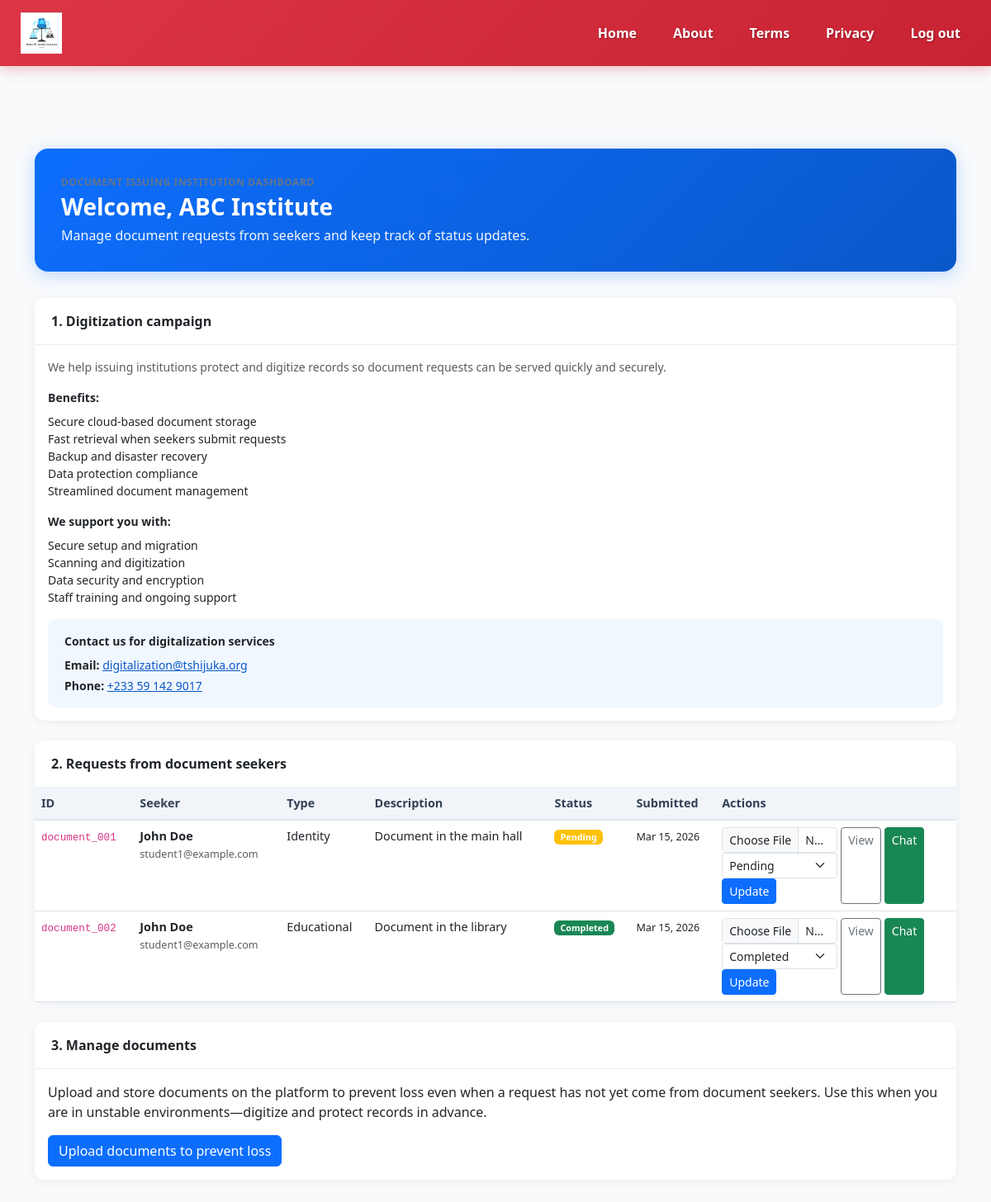
The app's page /views/institutionpanel.php (signed in) with its own data.
### tables this page shows
CREATE TABLE `Subscribe` (
    `subscribeID` INT AUTO_INCREMENT PRIMARY KEY,
    `userID` INT NOT NULL,
    `roleType` ENUM('Document Issuer', 'Admissions Office') NOT NULL DEFAULT 'Document Issuer',
    `documentIssuerName` VARCHAR(255) DEFAULT NULL,
    `documentIssuerContact` VARCHAR(50) DEFAULT NULL,
    `documentIssuerEmail` VARCHAR(255) DEFAULT NULL,
    `name` VARCHAR(255) DEFAULT NULL,
    `createdAt` TIMESTAMP DEFAULT CURRENT_TIMESTAMP,
    FOREIGN KEY (`userID`) REFERENCES `User`(`userID`) ON DELETE CASCADE,
    KEY `idx_subscribe_user` (`userID`),
    KEY `idx_subscribe_role` (`roleType`)
);

CREATE TABLE `Document` (
    `documentID` VARCHAR(50) PRIMARY KEY,
    `userID` INT DEFAULT NULL,
    `documentIssuerID` INT DEFAULT NULL,
    `documentTypeID` INT DEFAULT NULL,
    `statusID` INT DEFAULT NULL,
    `description` TEXT NOT NULL,
    `location` VARCHAR(255) DEFAULT NULL,
    `imagePath` VARCHAR(255) DEFAULT NULL,
    `imageData` LONGBLOB DEFAULT NULL COMMENT 'Image/file binary stored in DB for reliable viewing',
    `imageMime` VARCHAR(50) DEFAULT NULL COMMENT 'MIME type e.g. image/jpeg, application/pdf',
    `submissionDate` TIMESTAMP DEFAULT CURRENT_TIMESTAMP,
    `completionDate` DATE DEFAULT NULL,
    `payment_confirmed_at` TIMESTAMP NULL DEFAULT NULL COMMENT 'Set when admin confirms agent paid institution (cross-border); institution can then send document',
    FOREIGN KEY (`userID`) REFERENCES `User`(`userID`) ON DELETE SET NULL,
    FOREIGN KEY (`documentIssuerID`) REFERENCES `User`(`userID`) ON DELETE SET NULL,
    FOREIGN KEY (`documentTypeID`) REFERENCES `DocumentType`(`documentTypeID`),
    FOREIGN KEY (`statusID`) REFERENCES `Status`(`statusID`),
    KEY `idx_doc_user` (`userID`),
    KEY `idx_doc_issuer` (`documentIssuerID`)
);

CREATE TABLE `User` (
    `userID` INT PRIMARY KEY AUTO_INCREMENT,
    `userName` VARCHAR(255) NOT NULL,
    `userContact` VARCHAR(50) DEFAULT NULL,
    `userEmail` VARCHAR(255) NOT NULL,
    `userPassword` VARCHAR(255) NOT NULL,
    `userRole` ENUM('Document Seeker', 'Document Issuer', 'Admin', 'Admissions Office') NOT NULL,
    UNIQUE KEY `uq_userEmail` (`userEmail`)
);

CREATE TABLE `DocumentType` (
    `documentTypeID` INT PRIMARY KEY AUTO_INCREMENT,
    `typeName` VARCHAR(255) NOT NULL
);

CREATE TABLE `Status` (
    `statusID` INT PRIMARY KEY AUTO_INCREMENT,
    `statusName` VARCHAR(50) NOT NULL
);

### config/lang.php (called while the page is built, shortened)
<?php
$accept = $_SERVER['HTTP_ACCEPT_LANGUAGE'] ?? '';
$lang = 'en';
foreach (array_map('trim', explode(',', $accept)) as $part) {
    $code = strtolower(substr(explode(';', $part)[0], 0, 2));
    if ($code === 'fr' || $code === 'en') {
        $lang = $code;
        break;
    }
}
$L = isset($strings[$lang]) ? $strings[$lang] : $strings['en'];

### views/institutionpanel.php (the view, shortened to what this page needs)
<?php
include __DIR__ . '/../controllers/Functions_users_documents.php';
$documentIssuerID = $_SESSION['user_id'];
$stmt = $conn->prepare("SELECT * FROM Subscribe WHERE userID = ?");
$stmt->bind_param("i", $documentIssuerID);
$stmt->execute();
$issuer = $stmt->get_result()->fetch_assoc();
$documents = null;
$stmt = @$conn->prepare("
    SELECT r.documentID, u.userID AS personID, u.userName AS personName, u.userEmail AS personEmail,
           dt.typeName AS documentType, r.description, r.location, r.submissionDate,
           s.statusName, r.statusID, r.imagePath, r.payment_confirmed_at
    FROM Document r
    JOIN User u ON r.userID = u.userID
    JOIN DocumentType dt ON r.documentTypeID = dt.documentTypeID
    JOIN Status s ON r.statusID = s.statusID
    WHERE r.documentIssuerID = ?
    ORDER BY (r.payment_confirmed_at IS NOT NULL) DESC, r.submissionDate DESC
");
if ($stmt) {
    $stmt->bind_param("i", $documentIssuerID);
    $stmt->execute();
    $documents = $stmt->get_result();
}
?>
<!DOCTYPE html>
<html lang="en">
<head>
    <link rel="stylesheet" href="https://cdn.jsdelivr.net/npm/bootstrap@5.3.0/dist/css/bootstrap.min.css">
    <link rel="stylesheet" href="<?php echo $baseUrl ?? ''; ?>assets/nav.css">
</head>
<body>
<?php $showLogout = true; include 'nav.php'; ?>
<div class="container py-4">
    <div class="issuer-header">
        <p class="section-label mb-1">Document Issuing Institution Dashboard</p>
        <h1>Welcome, <?= htmlspecialchars($issuer['documentIssuerName']) ?></h1>
        <p class="subtitle mb-0">Manage document requests from seekers and keep track of status updates.</p>
    </div>
    <div class="card card-issuer mb-4">
        <div class="card-header">1. Digitization campaign</div>
        <div class="card-body">
            <p class="small text-muted mb-3">We help issuing institutions protect and digitize records so document requests can be served quickly and securely.</p>
            <p class="small fw-semibold mb-2">Benefits:</p>
            <ul class="list-unstyled small mb-3">
                <li>Secure cloud-based document storage</li>
                <li>Fast retrieval when seekers submit requests</li>
                <li>Backup and disaster recovery</li>
                <li>Data protection compliance</li>
                <li>Streamlined document management</li>
            </ul>
            <p class="small fw-semibold mb-2">We support you with:</p>
            <ul class="list-unstyled small mb-3">
                <li>Secure setup and migration</li>
                <li>Scanning and digitization</li>
                <li>Data security and encryption</li>
                <li>Staff training and ongoing support</li>
            </ul>
            <div class="contact-box">
                <p class="small fw-semibold mb-2">Contact us for digitalization services</p>
                <p class="mb-1 small"><strong>Email:</strong> <a href="mailto:digitalization@tshijuka.org">digitalization@tshijuka.org</a></p>
                <p class="mb-0 small"><strong>Phone:</strong> <a href="tel:+233591429017">+233 59 142 9017</a></p>
            </div>
        </div>
    </div>
    <div class="card card-issuer mb-4">
        <div class="card-header">2. Requests from document seekers</div>
        <div class="card-body p-0">
                    <div class="table-responsive">
                        <table class="table table-issuer table-hover mb-0">
                            <thead>
                                <tr>
                                    <th>ID</th>
                                    <th>Seeker</th>
                                    <th>Type</th>
                                    <th>Description</th>
                                    <th>Status</th>
                                    <th>Submitted</th>
                                    <th>Actions</th>
                                </tr>
                            </thead>
                            <tbody>
                                <?php if ($documents->num_rows > 0): ?>
                                    <?php while ($row = $documents->fetch_assoc()): ?>
                                        <tr>
                                            <td data-label="ID"><code class="small"><?= htmlspecialchars($row['documentID']) ?></code></td>
                                            <td data-label="Seeker">
                                                <strong><?= htmlspecialchars($row['personName']) ?></strong>
                                                <br><small class="text-muted"><?= htmlspecialchars($row['personEmail']) ?></small>
                                            </td>
                                            <td data-label="Type"><?= htmlspecialchars($row['documentType']) ?></td>
                                            <td data-label="Description"><span title="<?= htmlspecialchars($row['description']) ?>"><?= htmlspecialchars(mb_strimwidth($row['description'], 0, 35, '…')) ?></span></td>
                                            <td data-label="Status">
                                                <?php
                                                $sid = (int)$row['statusID'];
                                                $cls = $sid === 3 ? 'success' : ($sid === 2 ? 'primary' : ($sid === 4 ? 'secondary' : 'warning'));
                                                ?><span class="badge bg-<?= $cls ?> badge-status"><?= htmlspecialchars($row['statusName']) ?></span>
                                            </td>
                                            <td data-label="Submitted"><small><?= date('M j, Y', strtotime($row['submissionDate'])) ?></small></td>
                                            <td data-label="Actions" class="issuer-actions-cell">
                                                <div class="d-flex flex-wrap gap-1 issuer-actions-wrap">
                                                    <form method="POST" enctype="multipart/form-data" class="d-inline">
                                                        <input type="file" name="documentFile" class="form-control form-control-sm" accept=".pdf,.jpg,.jpeg,.png,.gif,.webp,image/*,application/pdf" style="max-width:140px" title="Upload file">
                                                        <select name="newStatusID" class="form-select form-select-sm" style="min-width:110px">
                                                            <option value="1" <?= $row['statusID']==1?'selected':'' ?>>Pending</option>
                                                            <option value="3" <?= $row['statusID']==3?'selected':'' ?>>Completed</option>
                                                        </select>
                                                        <button type="submit" name="updateDocumentStatus" value="<?= htmlspecialchars($row['documentID']) ?>" class="btn btn-sm btn-primary">Update</button>
                                                    </form>
                                                    <?php if (!empty($row['imagePath'])): ?>
                                                        <a href="<?= htmlspecialchars($baseUrl ?? ''); ?>index.php?controller=Document&action=view_page&documentID=<?= urlencode($row['documentID']) ?>" target="_blank" class="btn btn-sm btn-outline-secondary">View</a>
                                                    <?php endif; ?>
                                                    <a href="index.php?controller=Chat&action=index&documentID=<?= urlencode($row['documentID']) ?>&personID=<?= urlencode($row['personID']) ?>" class="btn btn-sm btn-success">Chat</a>
                                                </div>
                                            </td>
                                        </tr>
                                    <?php endwhile; ?>
                                <?php else: ?>
                                    <tr>
                                        <td colspan="7" class="text-center py-5 text-muted">No document requests have been submitted to your institution yet.</td>
                                    </tr>
                                <?php endif; ?>
                            </tbody>
                        </table>
        </div>
        </div>
    </div>
    <div class="card card-issuer mb-4 border-primary">
        <div class="card-header">3. Manage documents</div>
        <div class="card-body">
            <p class="mb-3">Upload and store documents on the platform to prevent loss even when a request has not yet come from document seekers. Use this when you are in unstable environments—digitize and protect records in advance.</p>
            <a href="<?= htmlspecialchars($baseUrl ?? ''); ?>index.php?controller=Institution&action=upload_documents" class="btn btn-primary">Upload documents to prevent loss</a>
        </div>
    </div>
</div>
</body>
</html>

### views/nav.php (shortened to what this page needs)
<?php
if (!isset($L) || !is_array($L)) {
    require_once __DIR__ . '/../config/lang.php';
}
$L = $L ?? [];
$loggedIn = !empty($_SESSION['user_id']);
$showLogout = !empty($showLogout);
$navBase = isset($baseUrl) ? $baseUrl : ((strpos($_SERVER['SCRIPT_NAME'] ?? '', 'views/') !== false) ? '../' : '');
?>
<nav class="navbar">
    <img src="<?php echo $navBase ? $navBase . 'assets/logo.jpg' : 'assets/logo.jpg'; ?>" alt="Tshijuka RDP" class="logo">
    <ul class="nav-links">
        <li><a href="<?php echo $navBase ? $navBase . 'index.php' : 'index.php'; ?>"><?php echo htmlspecialchars($L['home'] ?? 'Home'); ?></a></li>
        <li><a href="<?php echo $navBase; ?>index.php?controller=Page&action=about"><?php echo htmlspecialchars($L['about'] ?? 'About'); ?></a></li>
        <li><a href="<?php echo $navBase; ?>index.php?controller=Page&action=terms"><?php echo htmlspecialchars($L['terms_short'] ?? 'Terms'); ?></a></li>
        <li><a href="<?php echo $navBase; ?>index.php?controller=Page&action=privacy"><?php echo htmlspecialchars($L['privacy_short'] ?? 'Privacy'); ?></a></li>
        <?php if ($loggedIn && $showLogout): ?>
            <li><a href="<?php echo $navBase; ?>index.php?controller=Auth&action=logout" class="nav-logout"><?php echo htmlspecialchars($L['logout'] ?? 'Log out'); ?></a></li>
        <?php endif; ?>
    </ul>
</nav>

### assets/nav.css (style rules this page uses)
.navbar { position: fixed; top: 0; left: 0; width: 100%; background: linear-gradient(135deg, #dc3545, #c82333); color: white; z-index: 1000; display: flex; justify-content: space-between; align-items: center; padding: 15px 25px; box-shadow: 0 4px 15px rgba(220, 53, 69, 0.3); backdrop-filter: blur(10px); }
.nav-logo img, .logo { max-height: 50px; height: 50px; width: auto; display: block; filter: brightness(1.1); transition: transform 0.3s ease; }
.nav-links { display: flex; gap: 20px; list-style: none; margin: 0; padding: 0; }
.nav-links li { list-style: none; }
.nav-links a { color: white; text-decoration: none; font-size: 16px; font-weight: 600; padding: 8px 12px; text-shadow: 1px 1px 2px rgba(0,0,0,0.3); transition: all 0.3s ease; }
body { margin-top: 80px; }

### views/institutionpanel.php (style rules this page uses)
:root { --issuer-primary: #0d6efd; --issuer-dark: #0a58ca; --issuer-bg: #f8fafc; }
body { background: var(--issuer-bg); padding-top: 76px; min-height: 100vh; }
.issuer-header { background: linear-gradient(135deg, var(--issuer-primary) 0%, var(--issuer-dark) 100%); color: #fff; border-radius: 16px; padding: 2rem; margin-bottom: 2rem; box-shadow: 0 4px 20px rgba(13, 110, 253, 0.25); }
.issuer-header h1 { font-size: 1.75rem; font-weight: 700; margin-bottom: 0.35rem; }
.issuer-header .subtitle { opacity: 0.95; font-size: 1rem; }
.card-issuer { border: none; border-radius: 12px; box-shadow: 0 2px 12px rgba(0,0,0,0.06); }
.card-issuer .card-header { background: #fff; border-bottom: 1px solid #eee; font-weight: 600; padding: 1rem 1.25rem; border-radius: 12px 12px 0 0; }
.contact-box { background: #f0f7ff; border-radius: 10px; padding: 1rem 1.25rem; }
.contact-box a { color: var(--issuer-dark); font-weight: 500; }
.table-issuer { font-size: 0.9rem; }
.table-issuer thead th { background: #f1f5f9; font-weight: 600; color: #334155; border-bottom: 2px solid #e2e8f0; }
.section-label { font-size: 0.75rem; text-transform: uppercase; letter-spacing: 0.05em; color: #64748b; font-weight: 600; margin-bottom: 0.5rem; }

### records on screen
subscribe: documentIssuerName "ABC Institute"
document: documentID "document_001", userID.userName "John Doe", userID.userEmail "student1@example.com", documentTypeID.typeName "Identity", description "Document in the main hall", statusID.statusName "Pending", submissionDate "Mar 15, 2026", newStatusID "Pending"
document: documentID "document_002", userID.userName "John Doe", userID.userEmail "student1@example.com", documentTypeID.typeName "Educational", description "Document in the library", statusID.statusName "Completed", submissionDate "Mar 15, 2026", newStatusID "Completed"

### other values on screen
$L['home'] "Home"
$L['about'] "About"
$L['terms_short'] "Terms"
$L['privacy_short'] "Privacy"
$L['logout'] "Log out"
